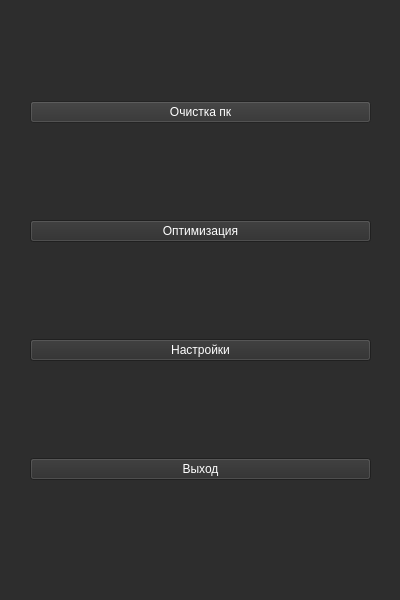
<?xml version="1.0" encoding="UTF-8"?>
<ui version="4.0">
 <class>MainWindow</class>
 <widget class="QMainWindow" name="MainWindow">
  <property name="geometry">
   <rect>
    <x>0</x>
    <y>0</y>
    <width>400</width>
    <height>600</height>
   </rect>
  </property>
  <property name="windowTitle">
   <string>Главная</string>
  </property>
  <property name="windowIcon">
   <iconset theme="system-run">
    <normaloff>.</normaloff>.</iconset>
  </property>
  <property name="styleSheet">
   <string notr="true">background-color: rgb(45, 45, 45)</string>
  </property>
  <widget class="QWidget" name="centralwidget">
   <widget class="QWidget" name="gridLayoutWidget">
    <property name="geometry">
     <rect>
      <x>10</x>
      <y>10</y>
      <width>381</width>
      <height>561</height>
     </rect>
    </property>
    <layout class="QGridLayout" name="gridLayout">
     <property name="leftMargin">
      <number>20</number>
     </property>
     <property name="rightMargin">
      <number>20</number>
     </property>
     <item row="2" column="0">
      <widget class="QPushButton" name="settings_btn">
       <property name="styleSheet">
        <string notr="true">color: white;</string>
       </property>
       <property name="text">
        <string>Настройки</string>
       </property>
      </widget>
     </item>
     <item row="0" column="0">
      <widget class="QPushButton" name="clear_pc_btn">
       <property name="styleSheet">
        <string notr="true">background-color: rgb(50, 50, 50);
color: white;</string>
       </property>
       <property name="text">
        <string>Очистка пк</string>
       </property>
      </widget>
     </item>
     <item row="1" column="0">
      <widget class="QPushButton" name="optimize_btn">
       <property name="styleSheet">
        <string notr="true">color: white;</string>
       </property>
       <property name="text">
        <string>Оптимизация</string>
       </property>
      </widget>
     </item>
     <item row="3" column="0">
      <widget class="QPushButton" name="exit_btn">
       <property name="styleSheet">
        <string notr="true">color: white;</string>
       </property>
       <property name="text">
        <string>Выход</string>
       </property>
      </widget>
     </item>
    </layout>
   </widget>
  </widget>
 </widget>
 <resources/>
 <connections/>
</ui>
